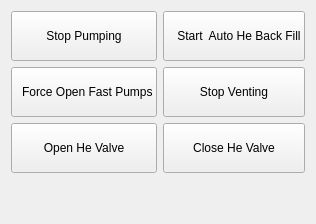
                <widget class="QWidget" name="tab_7">
                 <attribute name="title">
                  <string>Manual Controls</string>
                 </attribute>
                 <layout class="QGridLayout" name="gridLayout_39">
                  <item row="1" column="0">
                   <widget class="QPushButton" name="pb_open_fast_pumps">
                    <property name="sizePolicy">
                     <sizepolicy hsizetype="Minimum" vsizetype="Preferred">
                      <horstretch>0</horstretch>
                      <verstretch>0</verstretch>
                     </sizepolicy>
                    </property>
                    <property name="text">
                     <string>  
  Force Open Fast Pumps  
</string>
                    </property>
                   </widget>
                  </item>
                  <item row="1" column="1">
                   <widget class="QPushButton" name="pb_stop_vent">
                    <property name="sizePolicy">
                     <sizepolicy hsizetype="Preferred" vsizetype="Preferred">
                      <horstretch>0</horstretch>
                      <verstretch>0</verstretch>
                     </sizepolicy>
                    </property>
                    <property name="text">
                     <string>
Stop Venting
</string>
                    </property>
                   </widget>
                  </item>
                  <item row="3" column="0">
                   <spacer name="verticalSpacer_10">
                    <property name="orientation">
                     <enum>Qt::Vertical</enum>
                    </property>
                    <property name="sizeType">
                     <enum>QSizePolicy::Fixed</enum>
                    </property>
                    <property name="sizeHint" stdset="0">
                     <size>
                      <width>20</width>
                      <height>40</height>
                     </size>
                    </property>
                   </spacer>
                  </item>
                  <item row="0" column="1">
                   <widget class="QPushButton" name="pb_auto_he_fill">
                    <property name="enabled">
                     <bool>true</bool>
                    </property>
                    <property name="sizePolicy">
                     <sizepolicy hsizetype="Preferred" vsizetype="Preferred">
                      <horstretch>0</horstretch>
                      <verstretch>0</verstretch>
                     </sizepolicy>
                    </property>
                    <property name="styleSheet">
                     <string notr="true"/>
                    </property>
                    <property name="text">
                     <string> 
   Start  Auto He Back Fill   
      </string>
                    </property>
                   </widget>
                  </item>
                  <item row="0" column="0">
                   <widget class="QPushButton" name="pb_stop_pump">
                    <property name="sizePolicy">
                     <sizepolicy hsizetype="Preferred" vsizetype="Preferred">
                      <horstretch>0</horstretch>
                      <verstretch>0</verstretch>
                     </sizepolicy>
                    </property>
                    <property name="text">
                     <string>  
Stop Pumping   
</string>
                    </property>
                   </widget>
                  </item>
                  <item row="2" column="0">
                   <widget class="QPushButton" name="pb_open_he_valve">
                    <property name="text">
                     <string>
Open He Valve
</string>
                    </property>
                   </widget>
                  </item>
                  <item row="2" column="1">
                   <widget class="QPushButton" name="pb_close_he_valve">
                    <property name="text">
                     <string>
Close He Valve
</string>
                    </property>
                   </widget>
                  </item>
                 </layout>
                </widget>
